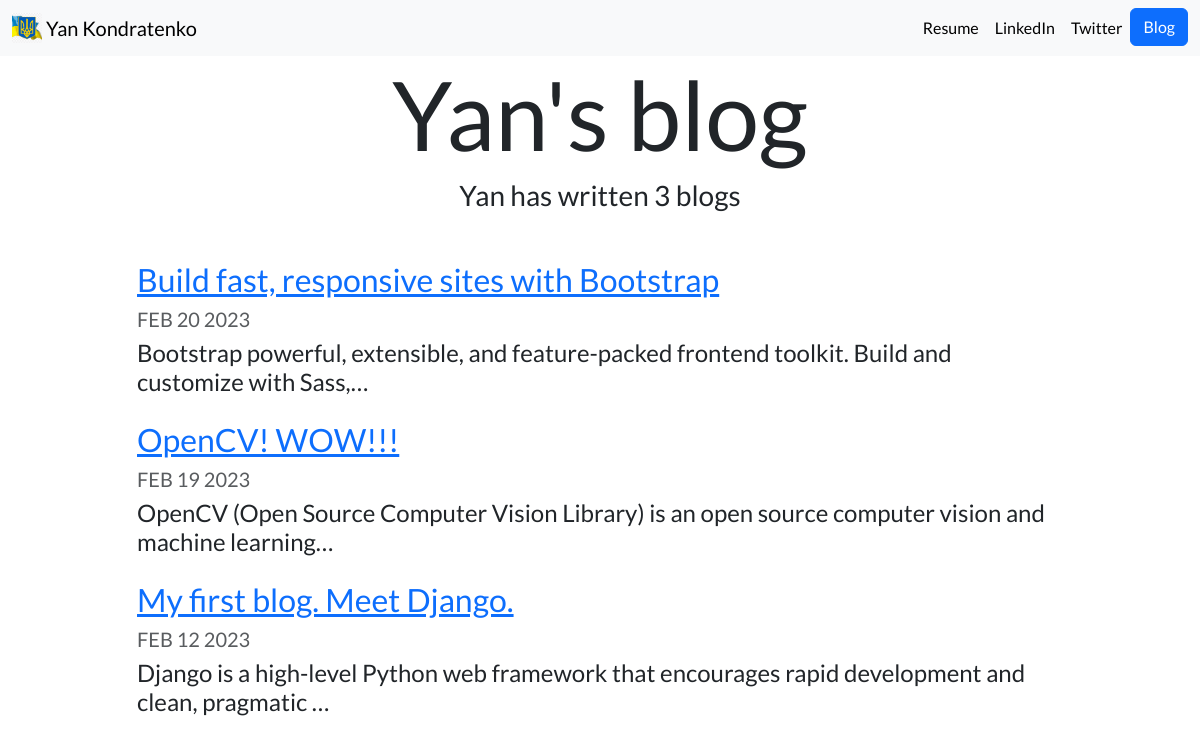
Screenshot of /blog/ with the database file from the repository.
### blog/models.py (models this page shows, shortened)
class Blog(models.Model):
    title = models.CharField(max_length=100)
    description = models.TextField()
    date = models.DateField()

### blog/views.py (the view)
# urls.py: path('', views.all_blogs, name='all_blogs'),
def all_blogs(request):
   blogs = Blog.objects.order_by('-date')
   return render(request,'blog/all_blogs.html',{'blogs':blogs})

### blog/templates/blog/all_blogs.html
{% extends "portfolio/base.html" %}
{% load static %}
{% block content %}
<h1 id="blogtitle" class="font-weight-bold text-center">Yan's blog</h1>
<h3 class="text-center mb-5">Yan has written {{ blogs.count }} blog{{ blogs.count|pluralize }}</h3>
{% for blog in blogs %}
<div class="row justify-content-center my-3">
  <div class="col-md-10">
    <a href="{% url 'blog:detail' blog.id %}">
      <h2>{{ blog.title }}</h2>
    </a>
    <h5 class="text-muted">{{ blog.date|date:'M d Y'|upper }}</h5>
     <h4>{{ blog.description|striptags|truncatechars:100 }}</h4>
  </div>
</div>
{% endfor %}
{% endblock %}

### portfolio/static/portfolio/custom.css (style rules this page uses)
body { font-family: 'Lato', sans-serif; }
#blogtitle { font-size: 6rem; }

### rows the page displays
Blog: title "Build fast, responsive sites with Bootstrap", date "FEB 20 2023", description "Bootstrap powerful, extensible, and feature-packed frontend toolkit. Build and customize with Sass,…"
Blog: title "OpenCV! WOW!!!", date "FEB 19 2023", description "OpenCV (Open Source Computer Vision Library) is an open source computer vision and machine learning…"
Blog: title "My first blog. Meet Django.", date "FEB 12 2023", description "Django is a high-level Python web framework that encourages rapid development and clean, pragmatic …"

### other values shown
{{ blogs.count }} "3"
